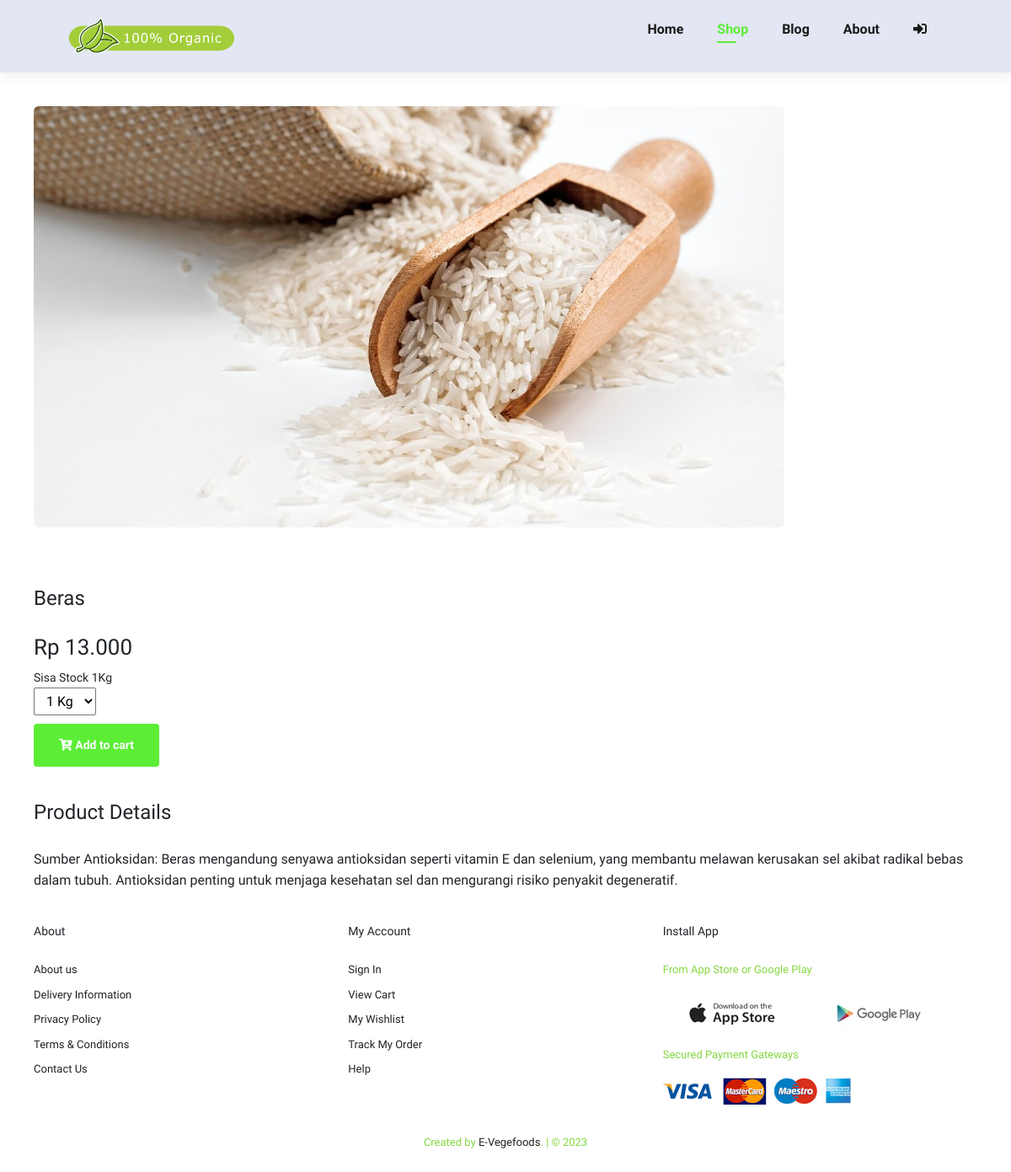
The app's page /shop/17 with its own data.
### tables this page shows
CREATE TABLE `produk` (
  `id` int(11) NOT NULL AUTO_INCREMENT,
  `nama_produk` varchar(255) DEFAULT NULL,
  `stok` int(11) DEFAULT NULL,
  `satuan` varchar(10) DEFAULT NULL,
  `harga` int(11) DEFAULT NULL,
  `image` varchar(255) DEFAULT NULL,
  `detail` text,
  PRIMARY KEY (`id`)
);

### application/controllers/Welcome.php (called while the page is built, shortened)
<?php
class Welcome extends CI_Controller
{
    public function shop_detail()
    {
        $id                     = $this->uri->segment(2);
        $data['product_detail'] = $this->m_data->edit_data(['id' => $id], 'produk')->result();
        $data['id_tran']        = $this->db->select_max('id')->get('h_transaksi')->row();
        $data['total']          = $this->m_data->shop('id_detil', ['id_pengguna' => $this->session->userdata('id'), 'status!=' => '3', 'id_produk!=' => '0'])->num_rows();
        $this->load->view('frontend/v_header', $data);
        $this->load->view('frontend/v_shop_detail', $data);
        $this->load->view('frontend/v_footer');
    }
}

### index.php (called while the page is built, shortened)
<?php
require_once BASEPATH . 'core/CodeIgniter.php';

### application/models/M_data.php (called while the page is built, shortened)
<?php
class M_data extends CI_Model
{
    public function edit_data($where, $table)
    {
        return $this->db->get_where($table, $where);
    }
    public function shop($order, $where)
    {
        $this->db->select('h.id AS id,id_pengguna,alamat,d.id AS id_detil,nama,status,id_produk,pr.nama_produk,pr.satuan,pr.stok,jumlah,d.harga,ongkir');
        $this->db->from('h_transaksi h');
        $this->db->join('d_transaksi d', 'h.id=d.id_tran', 'inner');
        $this->db->join('pengguna p', 'p.id=h.id_pengguna', 'inner');
        $this->db->join('produk pr', 'pr.id=d.id_produk', 'left');
        $this->db->where($where);
        $this->db->order_by($order, 'asc');
        return $this->db->get();
    }
}

### application/views/frontend/v_shop_detail.php (the view, shortened to what this page needs)
<section id="prodetails" class="section-p1">
  <?php foreach ($product_detail as $p) : ?>
    <div class="single-pro-image">
      <img src="<?= base_url('assets/imgbeautyhampers/products/' . $p->image) ?>" class="img-fluid rounded float-star" id="MainImg" alt="" />
      <div class="single-pro-details">
        <h4><?= ucwords($p->nama_produk) ?></h4>
        <h2>Rp <?= number_format($p->harga, 0, ",", ".") ?></h2>
        <small>Sisa Stock <?= $p->stok . ucwords($p->satuan) ?></small>
        <?= form_open(base_url('welcome/add_cart')); ?>
        <select name="jumlah">
          <?php for ($x = 1; $x <= $p->stok; $x++) { ?>
            <option value="<?= $x ?>"> <?= $x ?> <?= ucwords($p->satuan) ?></option>
          <?php } ?>
        </select>
        <button class="normal" type="submit"><i class="fas fa-cart-plus"></i> Add to cart</button>
        <?= form_close(); ?>
        <h4>Product Details</h4>
        <span>
          <?= ucfirst($p->detail) ?>
        </span>
      </div>
    <?php endforeach ?>
</section>

### application/views/frontend/v_header.php (shortened to what this page needs)
<!DOCTYPE html>
<html lang="en">
<head>
  <link rel="stylesheet" href="https://pro.fontawesome.com/releases/v5.10.0/css/all.css" />
  <link rel="stylesheet" href="<?= base_url('assets/css/style.css') ?>" />
  <link href="https://cdn.jsdelivr.net/npm/bootstrap@5.3.0-alpha3/dist/css/bootstrap.min.css" rel="stylesheet">
</head>
<body cz-shortcut-listen="true">
  <section id="header">
    <a href="#"><img src="<?= base_url('assets/img/logo.png') ?>" width="200px" alt="" />
    </a>
    <ul id="navbar">
      <li><a class="<?= $this->uri->segment(1) == '' ? 'active' : '' ?>" href="<?= base_url('/') ?>">Home</a></li>
      <li><a class="<?= $this->uri->segment(1) == 'shop' || $this->uri->segment(1) == 'shop_detail' ? 'active' : '' ?>" href="<?= base_url('shop') ?>">Shop</a></li>
      <li><a class="<?= $this->uri->segment(1) == 'blog' || $this->uri->segment(1) == 'blog_detail' ? 'active' : '' ?>" href="<?= base_url('blog') ?>">Blog</a></li>
      <li><a class="<?= $this->uri->segment(1) == 'about' ? 'active' : '' ?>" href="<?= base_url('about') ?>">About</a></li>
      <?php if ($this->session->userdata('status') == '') : ?>
        <li><a class="<?= $this->uri->segment(1) == 'login' ? 'active' : '' ?>" href="<?= base_url('login') ?>"><i class="fas fa-sign-in-alt"></i></a></li>
      <?php elseif ($this->session->userdata('level') == 'penjual' || $this->session->userdata('level') == 'admin') : ?>
        <li><a href="<?= base_url('dashboard') ?>"><i class="fas fa-user"></i></a></li>
      <?php endif ?>
    </ul>
  </section>

### application/views/frontend/v_footer.php (shortened to what this page needs)
<footer class="section-p1">
  <div class="col">
    <h4>About</h4>
    <a href="#">About us</a>
    <a href="#">Delivery Information</a>
    <a href="#">Privacy Policy</a>
    <a href="#">Terms & Conditions</a>
    <a href="#">Contact Us</a>
  </div>
  <div class="col">
    <h4>My Account</h4>
    <a href="#">Sign In</a>
    <a href="#">View Cart</a>
    <a href="#">My Wishlist</a>
    <a href="#">Track My Order</a>
    <a href="#">Help</a>
  </div>
  <div class="col install">
    <h4>Install App</h4>
    <p>From App Store or Google Play</p>
    <div>
      <img src="<?= base_url('assets/img/pay/app.jpg') ?>" alt="" />
      <img src="<?= base_url('assets/img/pay/play.jpg') ?>" alt="" />
    </div>
    <p>Secured Payment Gateways</p>
    <img src="<?= base_url('assets/img/pay/pay.png') ?>" alt="" />
  </div>
  <div class="copyright">
    <p>Created by <a href="">E-Vegefoods</a>. | &copy; <?= date('Y') ?></p>
  </div>
</footer>
</body>
</html>

### assets/css/style.css (style rules this page uses)
* { margin: 0; padding: 0; box-sizing: border-box; font-family: "Spartan", sans-serif; }
h2 { font-size: 46px; line-height: 54px; color: #222; }
h4 { font-size: 20px; color: #222; }
p { font-size: 16px; color: #85d841; margin: 15px 0 20px 0; }
.section-p1 { padding: 20px 40px; }
button.normal { font-size: 14px; font-weight: 600; padding: 15px 30px; color: #000; background-color: #fff; border-radius: 4px; cursor: pointer; border: none; outline: none; transition: 0.2s; }
body { width: 100%; }
#header { display: flex; align-items: center; justify-content: space-between; padding: 20px 80px; background: #e3e6f3; box-shadow: 0 5px 15px rgba(0, 0, 0, 0.06); z-index: 999; position: sticky; top: 0; left: 0; }
#navbar { display: flex; align-items: center; justify-content: center; }
#navbar li { list-style: none; padding: 0 20px; position: relative; }
#navbar li a { text-decoration: none; font-size: 16px; font-weight: 600; color: #1a1a1a; transition: 0.3s ease; }
#navbar li a:hover, #navbar li a.active { color: #5cee37; }
#navbar li a.active::after, #navbar li a:hover::after { content: ""; width: 30%; height: 2px; background: #5cee37; position: absolute; bottom: -4px; left: 20px; }
footer { display: flex; flex-wrap: wrap; justify-content: space-between; }
footer .col { display: flex; flex-direction: column; align-items: flex-start; margin-bottom: 20px; }
footer h4 { font-size: 14px; padding-bottom: 20px; }
footer p { font-size: 13px; margin: 0 0 8px 0; }
footer a { font-size: 13px; text-decoration: none; color: #222; margin-bottom: 10px; }
footer .install img { margin: 10px 0 15px 0; }
footer .copyright { width: 100%; text-align: center; }
#prodetails { display: flex; margin-top: 20px; }
#prodetails .single-pro-image { width: 40%; margin-right: 50px; align-items: center; }
#prodetails .single-pro-details { width: 50%; padding-top: 30px; }
#prodetails .single-pro-details h4 { padding: 40px 0 20px 0; }
#prodetails .single-pro-details h2 { font-size: 26px; }
#prodetails .single-pro-details select { display: block; padding: 5px 10px; margin-bottom: 10px; }
#prodetails .single-pro-details button { background: #5cee37; color: #fff; }
#prodetails .single-pro-details span { line-height: 25px; }
#prodetails { display: flex; flex-direction: column; }
#prodetails .single-pro-image { width: 100%; margin-right: 0px; }
#prodetails .single-pro-details { width: 100%; }

### records on screen
produk: image (picture), nama_produk "Beras", harga "13.000", stok "1", satuan "Kg", detail "Sumber Antioksidan: Beras mengandung senyawa antioksidan seperti vitamin E dan selenium, yang membantu melawan kerusakan sel akibat radikal bebas dalam tubuh. Antioksidan penting untuk menjaga kesehatan sel dan mengurangi risiko penyakit degeneratif."

### other values on screen
form field jumlah "1 Kg"
